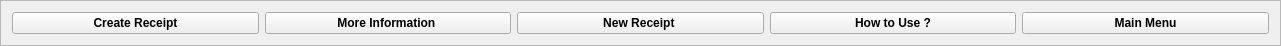
  <widget class="QFrame" name="ButtonsFrame">
   <property name="geometry">
    <rect>
     <x>10</x>
     <y>640</y>
     <width>1281</width>
     <height>41</height>
    </rect>
   </property>
   <property name="styleSheet">
    <string notr="true">font: 75 11pt &quot;Ubuntu Mono&quot;;
font-weight:bold;</string>
   </property>
   <property name="frameShape">
    <enum>QFrame::StyledPanel</enum>
   </property>
   <property name="frameShadow">
    <enum>QFrame::Raised</enum>
   </property>
   <layout class="QGridLayout" name="gridLayout_6">
    <item row="0" column="2">
     <widget class="QPushButton" name="pushButton_3">
      <property name="styleSheet">
       <string notr="true"/>
      </property>
      <property name="text">
       <string>New Receipt </string>
      </property>
     </widget>
    </item>
    <item row="0" column="0">
     <widget class="QPushButton" name="pushButton">
      <property name="styleSheet">
       <string notr="true"/>
      </property>
      <property name="text">
       <string>Create Receipt</string>
      </property>
     </widget>
    </item>
    <item row="0" column="4">
     <widget class="QPushButton" name="pushButton_2">
      <property name="styleSheet">
       <string notr="true"/>
      </property>
      <property name="text">
       <string>Main Menu</string>
      </property>
     </widget>
    </item>
    <item row="0" column="3">
     <widget class="QPushButton" name="pushButton_5">
      <property name="text">
       <string>How to Use ?</string>
      </property>
     </widget>
    </item>
    <item row="0" column="1">
     <widget class="QPushButton" name="pushButton_4">
      <property name="text">
       <string>More Information </string>
      </property>
     </widget>
    </item>
   </layout>
  </widget>
